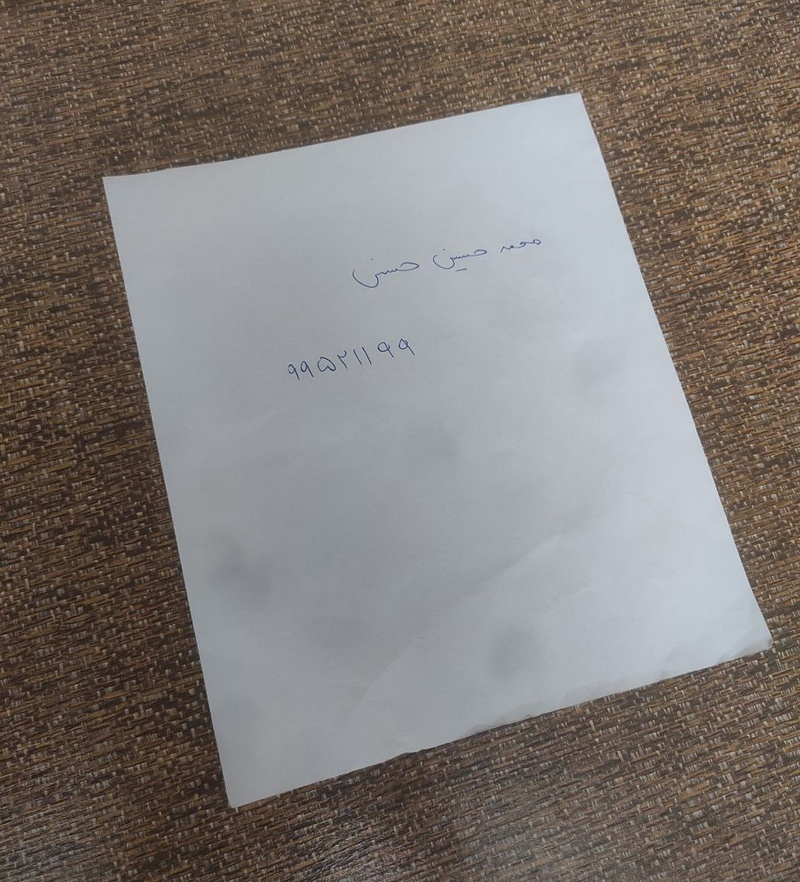
#> input picture HW3/images/Q4/1.jpg, 800 x 882 px, shrunk from 1048 x 1155 before the run
$ jupyter execute Q4.ipynb
#> lines starting #> are read from the running program, lines starting #| are printed output that depends on the picture; after the words box and inside, x2 and y2 are one past the last pixel; in counts of white or black regions, pixels touching at a corner belong together
<h1>
<font color="#ff2e2e">
CamScanner
</font>
</h1>

[cell 1]
import cv2
import numpy as np
import matplotlib.pyplot as plt
import os

<h3><font color = "#079e05"> Utilities </font></h3>

[cell 2]
def imshow(im):
    width, height, *channels = im.shape
    if channels:
        # By default, OpenCV tends to work with images in the BGR format.
        # This is due to some outdated practices, but it has been left in the library.
        # We can iterate the channels in reverse order to get an RGB image.
        plt.imshow(im[:,:,::-1])
    else:
        plt.imshow(im, cmap='gray')
    plt.axis('off')

[cell 3]
def reorder(vertices):
    # OpenCV *prefers* if we use `np.float32`.
    reordered = np.zeros_like(vertices, dtype=np.float32)
    add = vertices.sum(1)
    reordered[0] = vertices[np.argmin(add)]
    reordered[2] = vertices[np.argmax(add)]
    diff = np.diff(vertices, axis=1)
    reordered[1] = vertices[np.argmin(diff)]
    reordered[3] = vertices[np.argmax(diff)]
    return reordered

<h3><font color = "#079e05"> Image </font></h3>

[cell 4]
image = cv2.imread(os.path.join('images/Q4', '1.jpg'))
#> image is the input picture: shape (882, 800, 3); mean B, G, R 116.3, 120.4, 126.9
imshow(image)

<h3><font color = "#079e05"> Process </font></h3>

[cell 5]
# Convert the image to grayscale
gray_image = cv2.cvtColor(image, cv2.COLOR_BGR2GRAY)
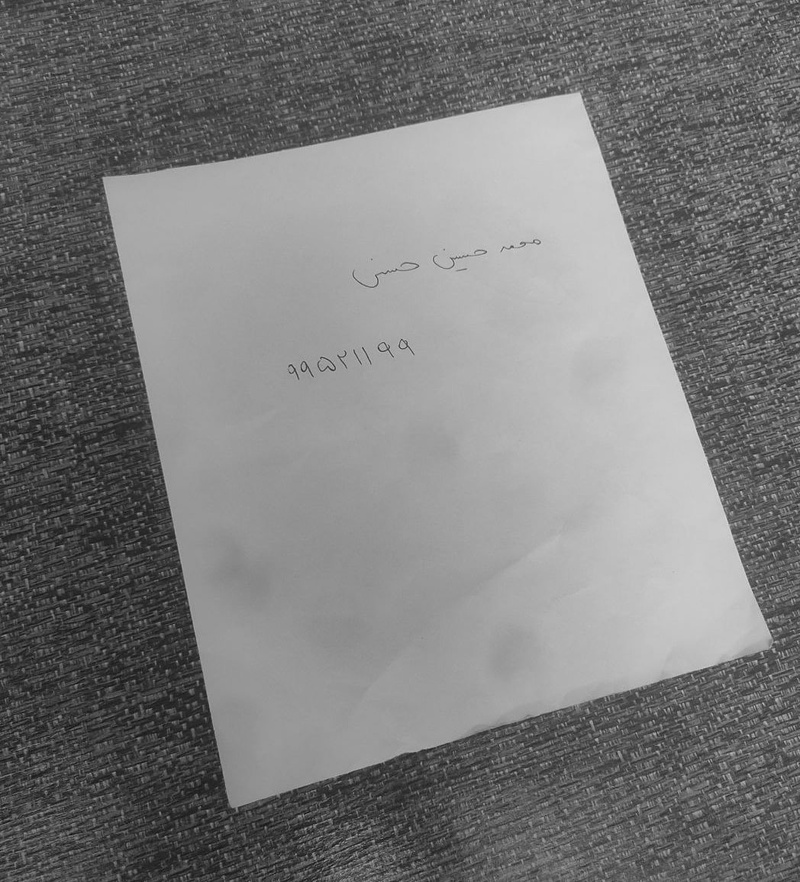
#> gray_image: shape (882, 800); min 12, max 224, mean 121.9

# Apply median filter for denoising
denoised_image = cv2.medianBlur(gray_image, 5)

# Apply Gaussian blur
denoised_image = cv2.GaussianBlur(gray_image, (1, 1), 0)

# set value grate than 127 to 255 and less than 127 to 0
ret, thresh = cv2.threshold(denoised_image, 130, 255, cv2.THRESH_BINARY)
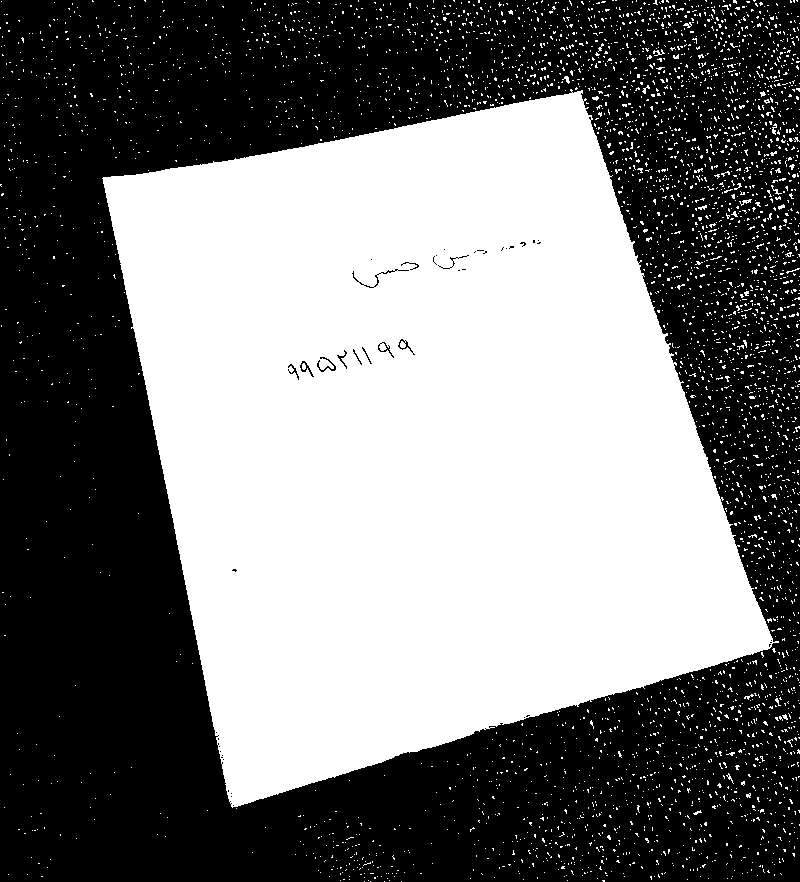
#> thresh: shape (882, 800); 47.2% white; 3997 white regions (3972 under 20 px), largest, box (x1, y1, x2, y2) and area: (102, 89, 779, 808) 319476, (653, 49, 665, 56) 36, (739, 199, 752, 206) 36

# remove noise
kernel = np.ones((5, 5), np.uint8)
thresh = cv2.erode(thresh, kernel, iterations=1)
#> thresh: shape (882, 800); 44.1% white; 4 white regions (3 under 20 px), largest, box (x1, y1, x2, y2) and area: (105, 94, 769, 804) 310930
thresh = cv2.dilate(thresh, kernel, iterations=1)
#> thresh: shape (882, 800); 45.2% white; 1 white region, box (x1, y1, x2, y2) and area: (103, 92, 771, 806) 318928

# remove text and just keep the A4 paper
kernel = np.ones((15, 15), np.uint8)
thresh2 = cv2.erode(thresh, kernel, iterations=1)
#> thresh2: shape (882, 800); 41.3% white; 1 white region, box (x1, y1, x2, y2) and area: (112, 101, 762, 797) 291133
thresh2 = cv2.dilate(thresh, kernel, iterations=1)
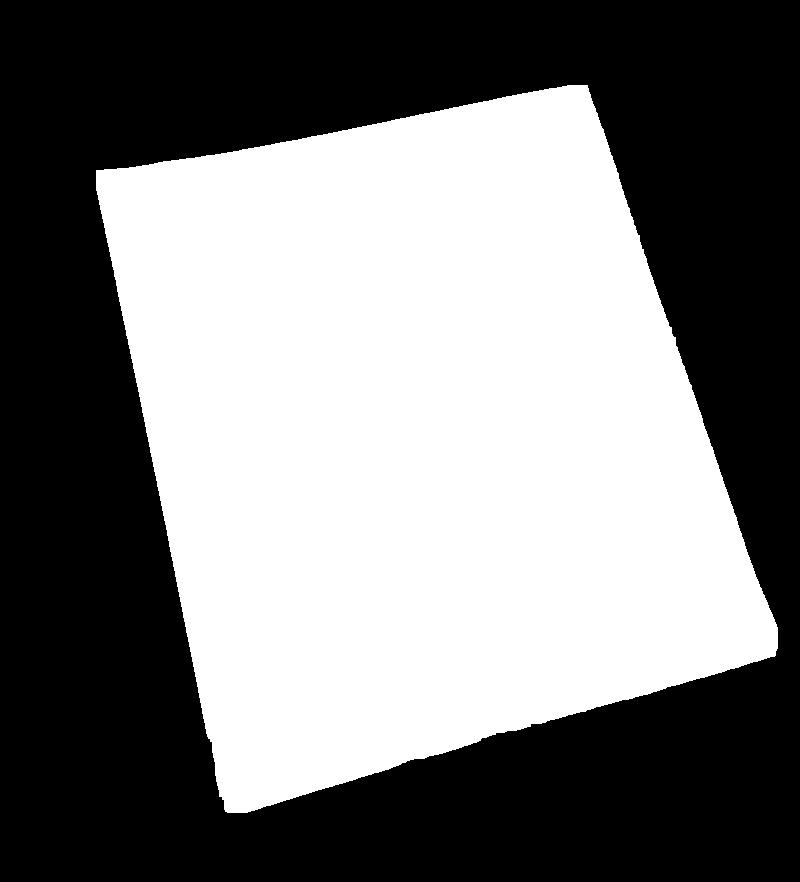
#> thresh2: shape (882, 800); 48.1% white; 1 white region, box (x1, y1, x2, y2) and area: (96, 85, 778, 813) 339407

# Detect edges using the Canny edge detector
edges = cv2.Canny(thresh, 50, 150, apertureSize=3)
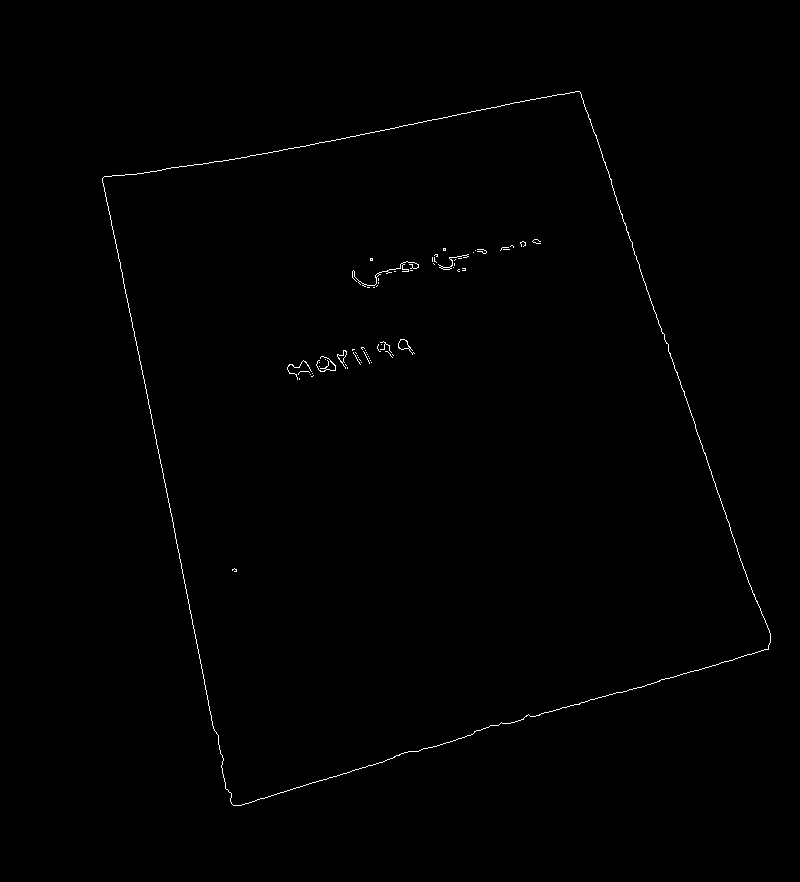
#> edges: shape (882, 800); 0.42% white in thin lines or dots, all inside (x1, y1, x2, y2) = (102, 91, 771, 806)

# Display the results
plt.figure(figsize=(20, 10))
plt.subplot(1, 4, 1)
imshow(image)
plt.subplot(1, 4, 2)
imshow(denoised_image)
plt.subplot(1, 4, 3)
imshow(thresh)
plt.subplot(1, 4, 4)
imshow(edges)
plt.show()

<h3><font color = "#079e05"> Find contours </font></h3>

[cell 6]
# Find contours in the binary image
contours, hierarchy = cv2.findContours(thresh2, cv2.RETR_TREE, cv2.CHAIN_APPROX_SIMPLE)
#> contours = 1 contour; box (x1, y1, x2, y2) and area: (96, 85, 778, 813) 338274

#  Draw contour on copy image
img = image.copy()
cv2.drawContours(img, contours, -1, (0, 255, 0), 10)
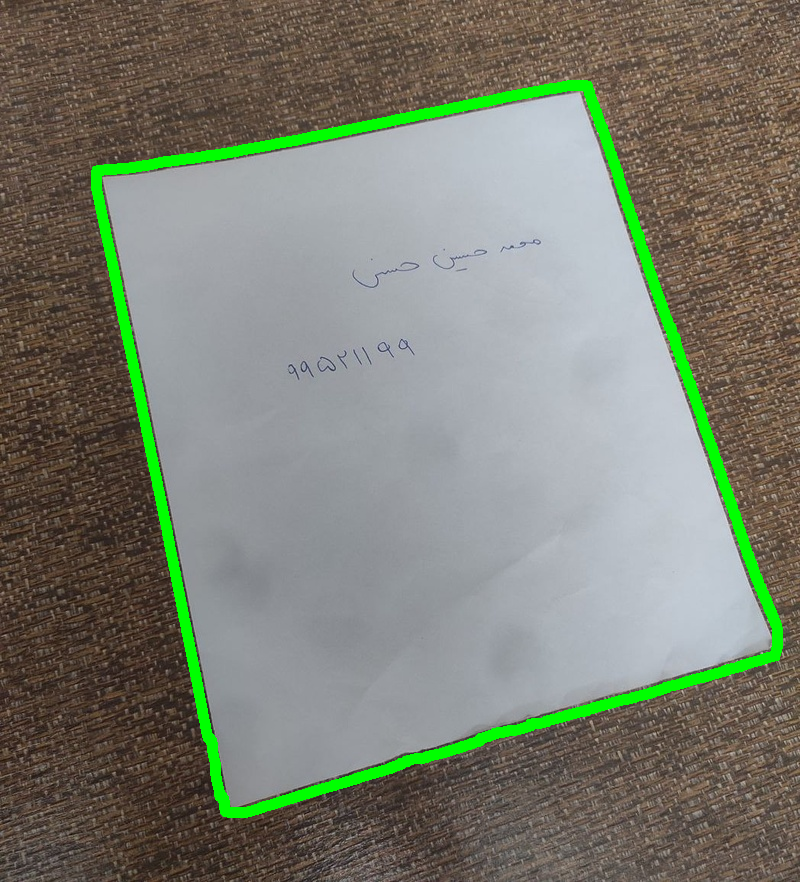
#> img: shape (882, 800, 3); 3.62% of pixels changed, all inside (x1, y1, x2, y2) = (91, 80, 783, 818)
imshow(img)

<h3><font color = "#079e05"> Show the result </font></h3>

[cell 7]
# Find the contour with the largest area (this should be the paper)
paper_contour = max(contours, key=cv2.contourArea)
#> paper_contour = contour of 1074 points, box (x1, y1, x2, y2) (96, 85, 778, 813), area 338274

# Approximate the contour to a polygon with fewer vertices
epsilon = 0.1 * cv2.arcLength(paper_contour, True)
#> epsilon = 249.3
approx = cv2.approxPolyDP(paper_contour, epsilon, True)
#> approx = [[587, 85], [96, 170], [227, 812], [775, 655]]

vertices = reorder(approx.reshape(4, 2))
#> in reorder, `add = vertices.sum(1)`: add = [672, 266, 1039, 1430]
#> in reorder, `diff = np.diff(vertices, axis=1)`: diff = [-502, 74, 585, -120]
#> vertices = [[96, 170], [587, 85], [775, 655], [227, 812]]

# Compute the width and height of the new image
width = max(np.linalg.norm(vertices[0] - vertices[1]), np.linalg.norm(vertices[2] - vertices[3]))
#> width = 570
height = max(np.linalg.norm(vertices[0] - vertices[3]), np.linalg.norm(vertices[1] - vertices[2]))
#> height = 655.2

# Compute the perspective transform matrix
M = cv2.getPerspectiveTransform(vertices, np.float32([[0, 0], [width, 0], [width, height], [0, height]]))
#> M = [[1.07, -0.217, -65.33], [0.204, 1.18, -220], [-0.000125, 0.000276, 1]]

# Apply the perspective transformation to the original image
warped = cv2.warpPerspective(image, M, (int(width), int(height)))
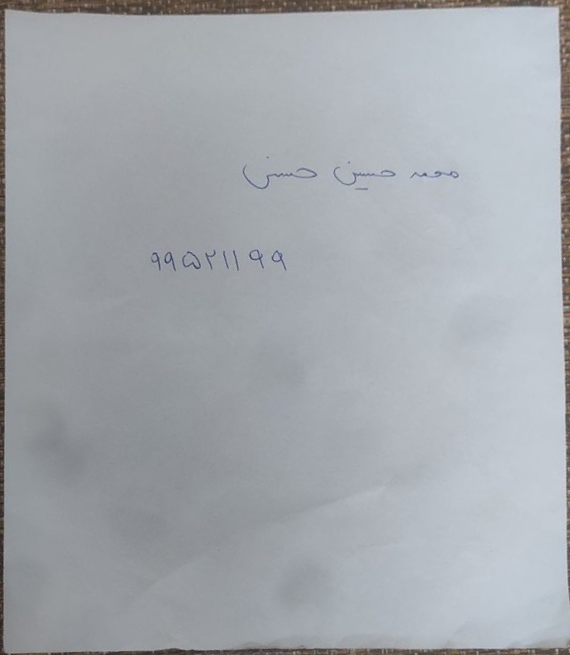
#> warped: shape (655, 570, 3); mean B, G, R 173.6, 168.4, 164.1

# convert to gray and set value grate than 127 to 255 and less than 127 to 0
ret, thresh = cv2.threshold(warped, 127, 255, cv2.THRESH_BINARY)
#> thresh: shape (655, 570, 3)

# convert to gray
gray_image = cv2.cvtColor(thresh, cv2.COLOR_BGR2GRAY)
#> gray_image: shape (655, 570)

# Display the results
plt.figure(figsize=(10, 10))
plt.subplot(1, 2, 2)
imshow(gray_image)
plt.show()

<h3><font color = "#079e05"> Optional section </font></h3>

[cell 8]
# Apply Gaussian blur to the image
blurred = cv2.GaussianBlur(warped, (5, 5), 0)

# Sharpen the image
kernel = np.array([[-1,-1,-1], [-1,9,-1], [-1,-1,-1]])
sharpened = cv2.filter2D(blurred, -1, kernel)

# convert to gray and set value grate than 127 to 255 and less than 127 to 0
ret, thresh = cv2.threshold(sharpened, 127, 255, cv2.THRESH_BINARY)
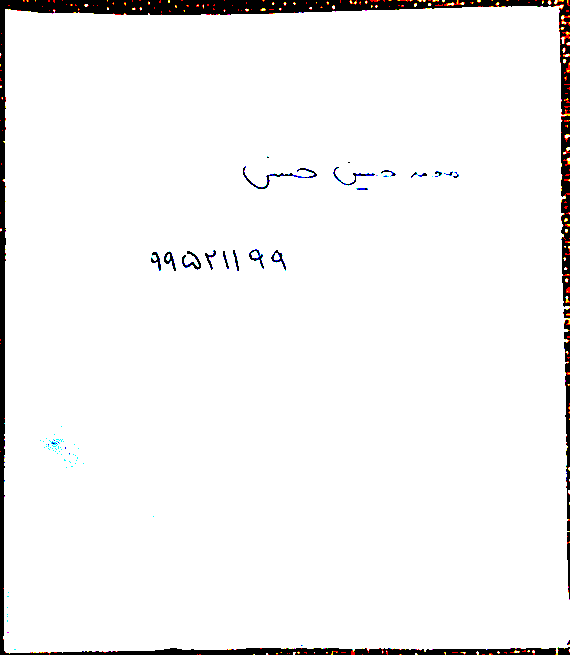
#> thresh: shape (655, 570, 3); mean B, G, R 243.7, 243.7, 244.4

# convert to gray
sharpened_gray_image = cv2.cvtColor(thresh, cv2.COLOR_BGR2GRAY)

# Display the results
plt.figure(figsize=(10, 10))
plt.subplot(1, 2, 1)
plt.title('before sharpen')
imshow(gray_image)
plt.subplot(1, 2, 2)
plt.title('after sharpen')
imshow(sharpened_gray_image)
plt.show()
